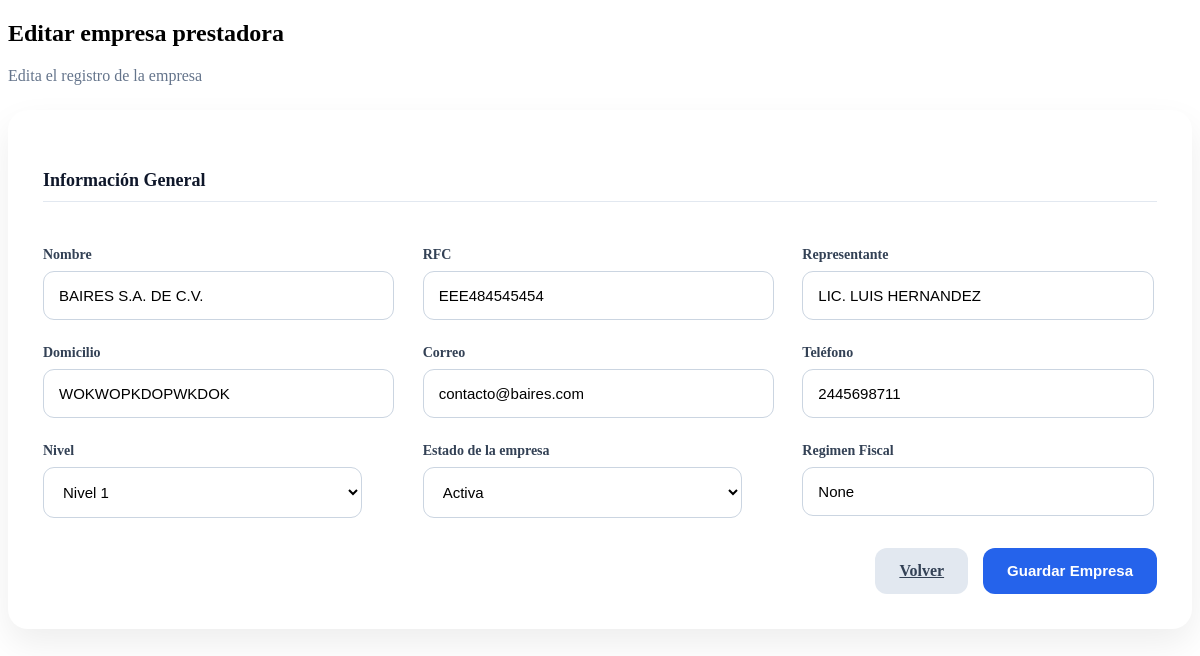
The app's page /empresas/editar/1 (signed in), older data.
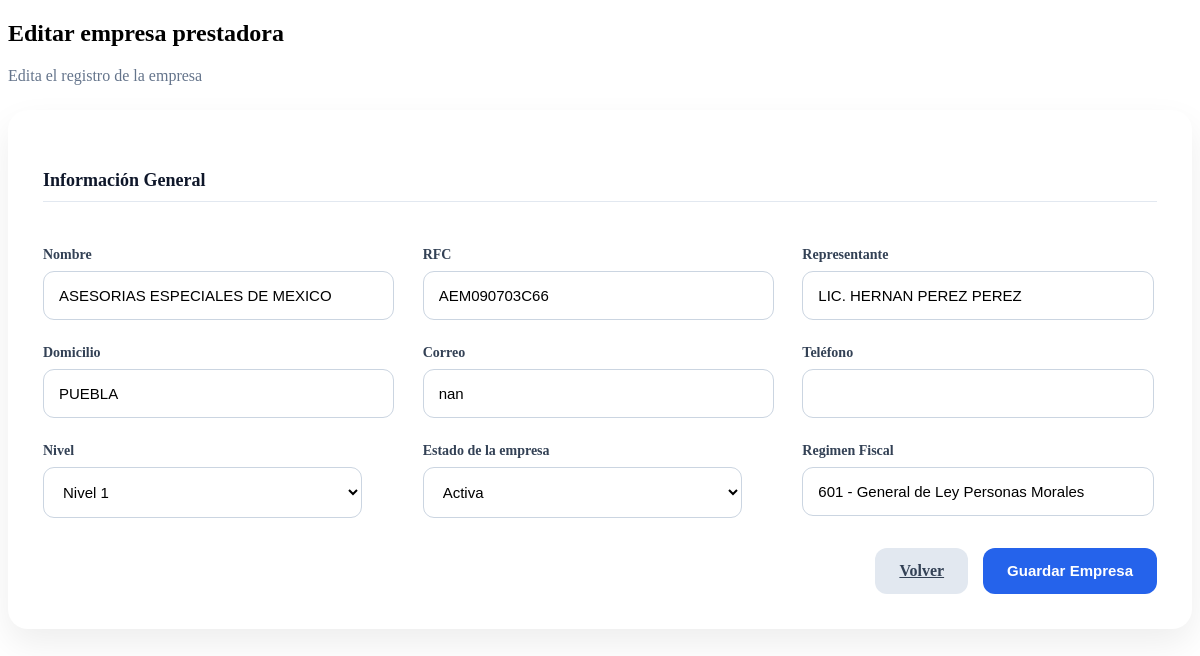
The same page, newer data.
### models/models.py (models this page shows, shortened)
class Empresa(db.Model):
    __tablename__ = "dim_empresas"
    id = db.Column(db.Integer, primary_key=True)
    nombre = db.Column(db.String(200), nullable=False, unique=True)
    rfc = db.Column(db.String(13))
    representante = db.Column(db.String(200))
    domicilio = db.Column(db.String(300))
    correo = db.Column(db.String(150))
    telefono = db.Column(db.String(20))
    nivel = db.Column(db.Integer)
    regimen_fiscal = db.Column(db.String(300))
    activo = db.Column(db.Boolean(), default=True)
    proyectos = db.relationship(
        "Proyecto",
        backref="empresa",
        lazy=True
    )
    trabajadores = db.relationship(
        "Trabajador",
        backref="empresa",
        lazy=True
    )

### app.py (the view, shortened to what this page needs)
@app.route( '/empresas/editar/<int:id>', methods=['GET', 'POST'])
@login_required
def editar_empresa(id):
    empresa = Empresa.query.get_or_404(id)
    niveles = [
        "1",
        "2",
        "3"
    ]
    return render_template(
        'editar_empresa.html',
        empresa=empresa,
        niveles=niveles
    )

### app.py (called while the page is built)
@login_manager.user_loader
def load_user(id):
    return Users.query.get(
        int(id)
    )

### templates/editar_empresa.html (shortened to what this page needs)
<!DOCTYPE html>
<html>
    <head>
        <link rel="stylesheet" href="{{ url_for('static', filename='css/formularios.css') }}">
    </head>
    <body>
        <div class="form-container">
            <div class="form-title">
                <h2>Editar empresa prestadora</h2>
                <p>Edita el registro de la empresa</p>
            </div>
            <div class="form-card">
                <form method="POST">
                    <div class="form-grid">
                        <div class="section-title full-width">
                            Información General
                        </div>
                        <div class="form-group">
                            <label>Nombre</label>
                            <input type="text" name="nombre" value="{{ empresa.nombre }}" class="mayusculas" required>
                        </div>
                        <div class="form-group">
                            <label>RFC</label>
                            <input type="text" name="rfc" value="{{ empresa.rfc }}" class="mayusculas" required>
                        </div>
                        <div class="form-group">
                            <label>Representante</label>
                            <input type="text" name="representante" value="{{ empresa.representante }}" class="mayusculas" required>
                        </div>
                        <div class="form-group">
                            <label>Domicilio</label>
                            <input type="text" name="domicilio" value="{{ empresa.domicilio }}" class="mayusculas" required>
                        </div>
                        <div class="form-group">
                            <label>Correo</label>
                            <input type="email" name="correo" value="{{ empresa.correo }}">
                        </div>
                        <div class="form-group">
                            <label>Teléfono</label>
                            <input type="text" name="telefono" value="{{ empresa.telefono }}">
                        </div>
                        <div class="form-group">
                            <label>Nivel</label>
                            <select name="nivel">
                                <option value="1"
                                    {% if empresa.nivel == 1 %}
                                        selected
                                    {% endif %}
                                >
                                    Nivel 1
                                </option>
                            </select>
                        </div>
                        <div class="form-group">
                            <label>Estado de la empresa</label>
                            <select name="activo" required>
                                <option value="1"
                                    {% if empresa.activo %}
                                        selected
                                    {% endif %}
                                >
                                    Activa
                                </option>
                            </select>
                        </div>
                        <div class="form-group">
                            <label>Regimen Fiscal</label>
                            <input type="text" name="telefono" value="{{ empresa.regimen_fiscal }}">
                        </div>
                    </div>
                    <div class="form-actions">
                        <a href="{{ url_for('empresas') }}" class="btn-secondary">
                            Volver
                        </a>
                        <button type="submit" class="btn-primary">
                            Guardar Empresa
                        </button>
                    </div>
                </form>
            </div>
        </div>
    </body>
</html>

### static/css/formularios.css (style rules this page uses)
.form-container { max-width:1200px; margin:auto; }
.form-title { margin-bottom:25px; }
.form-title p { color:#64748b; margin-top:5px; }
.form-card { background:#ffffff; border-radius:20px; padding:35px; box-shadow: 0 15px 35px rgba( 0, 0, 0, 0.07 ); }
.form-grid { display:grid; grid-template-columns: repeat( auto-fit, minmax( 280px, 1fr ) ); gap:25px; }
.form-group { display:flex; flex-direction:column; }
.form-group label { font-size:14px; font-weight:600; color:#334155; margin-bottom:8px; }
.form-group input, .form-group select, .form-group textarea { width:90%; padding:15px; border:1px solid #cbd5e1; border-radius:11px; font-size:15px; background:#fff; transition:.3s; }
.full-width { grid-column: 1 / -1; }
.form-actions { margin-top:30px; display:flex; gap:15px; justify-content:flex-end; }
.btn-primary { background:#2563eb; color:white; border:none; border-radius:12px; padding:14px 24px; cursor:pointer; font-weight:600; font-size:15px; transition:.3s; }
.btn-secondary { background:#e2e8f0; color:#334155; border:none; border-radius:12px; padding:14px 24px; cursor:pointer; font-weight:600; transition:.3s; }
.section-title { margin-top:25px; margin-bottom:20px; padding-bottom:10px; border-bottom:1px solid #e2e8f0; color:#0f172a; font-size:18px; font-weight:600; }

Row changes from the older to the newer data that the page shows:
changed Empresa "Nivel 1": nombre "BAIRES S.A. DE C.V." → "ASESORIAS ESPECIALES DE MEXICO"; rfc "EEE484545454" → "AEM090703C66"; representante "LIC. LUIS HERNANDEZ" → "LIC. HERNAN PEREZ PEREZ"; domicilio "WOKWOPKDOPWKDOK" → "PUEBLA"; correo "contacto@baires.com" → "nan"; telefono "None" → "601 - General de Ley Personas Morales"; telefono "2445698711" → (not shown)
